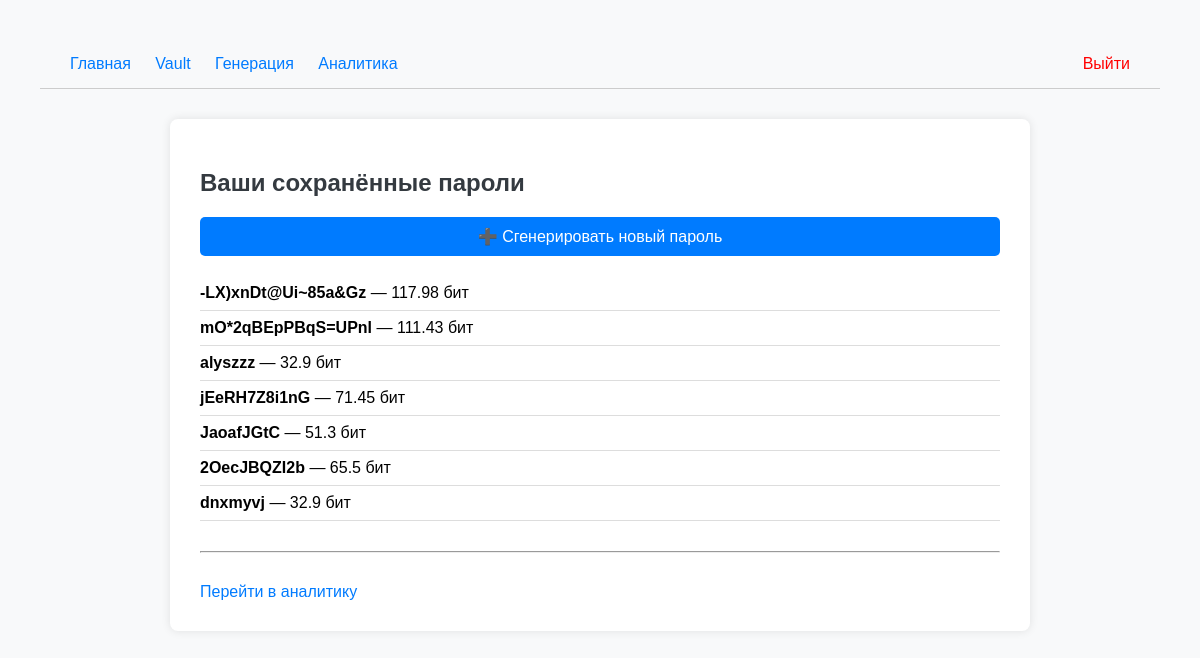
Page /vault (signed in) on the committed database.
### app/models/password.py (models this page shows, shortened)
class Password(db.Model):
    id = db.Column(db.Integer, primary_key=True)
    user_id = db.Column(db.Integer, db.ForeignKey('user.id'), nullable=False)
    value = db.Column(db.String(255), nullable=False)
    entropy = db.Column(db.Float, nullable=False)

### app/routes.py (the view)
@app.route('/vault')
def vault():
    if 'user_id' not in session:
        return redirect(url_for('login'))
    user_id = session['user_id']
    passwords = Password.query.filter_by(user_id=user_id).all()
    return render_template('vault.html', passwords=passwords)

### app/templates/vault.html (shortened to what this page needs)
{% extends "base.html" %}
{% block content %}
<h2>Ваши сохранённые пароли</h2>
<form action="/generate_password" method="get" style="margin-bottom: 20px;">
    <button type="submit">➕ Сгенерировать новый пароль</button>
</form>
{% if passwords %}
    <ul>
        {% for p in passwords %}
            <li>
                <strong>{{ p.value }}</strong> — {{ p.entropy }} бит
            </li>
        {% endfor %}
    </ul>
{% else %}
    <p>Пароли ещё не добавлены.</p>
{% endif %}
<hr>
<a href="/dashboard">Перейти в аналитику</a>
{% endblock %}

### app/static/css/style.css (style rules this page uses)
body { font-family: Arial, sans-serif; background-color: #f8f9fa; margin: 0; padding: 40px; }
h2 { color: #343a40; margin-bottom: 20px; }
form { margin-bottom: 20px; }
input[type="email"], input[type="password"], button { display: block; width: 100%; padding: 10px; margin-top: 10px; font-size: 16px; border-radius: 5px; border: 1px solid #ccc; }
button { background-color: #007bff; color: white; border: none; margin-top: 15px; cursor: pointer; transition: background-color 0.2s; }
ul { list-style-type: none; padding-left: 0; }
li { padding: 8px 0; border-bottom: 1px solid #ddd; }
a { color: #007bff; text-decoration: none; }
hr { margin: 30px 0; }

### rows in the picture
Password: value "-LX)xnDt@Ui~85a&Gz", entropy "117.98"
Password: value "mO*2qBEpPBqS=UPnl", entropy "111.43"
Password: value "alyszzz", entropy "32.9"
Password: value "jEeRH7Z8i1nG", entropy "71.45"
Password: value "JaoafJGtC", entropy "51.3"
Password: value "2OecJBQZI2b", entropy "65.5"
Password: value "dnxmyvj", entropy "32.9"
